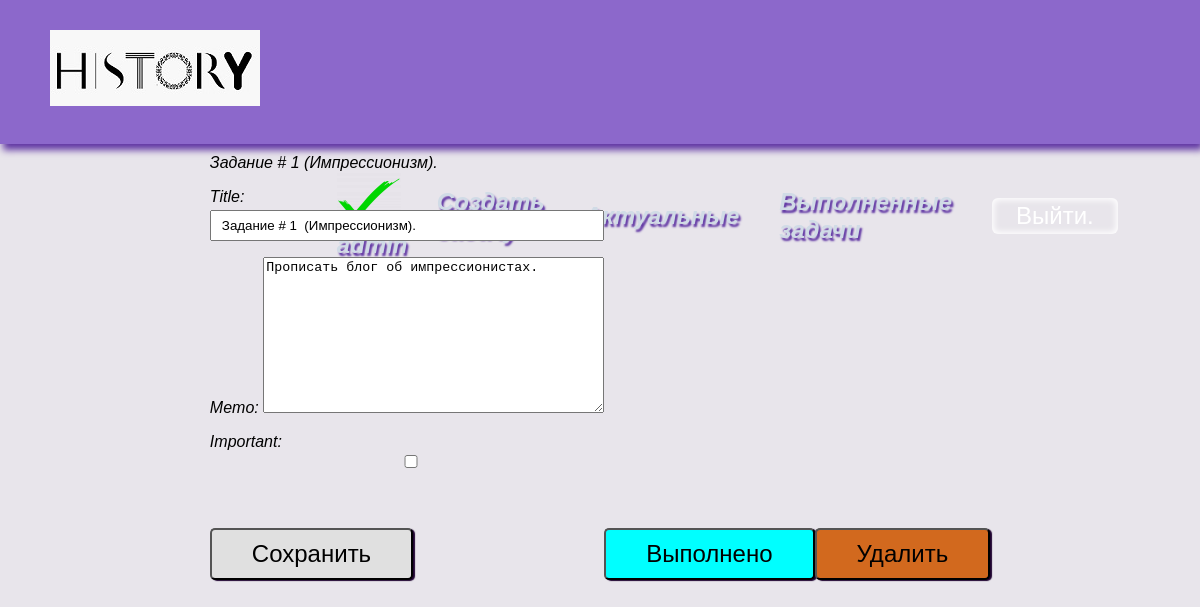
The app's page /team/1 (signed in) with its own data.
### team/models.py (models this page shows, shortened)
class Team(models.Model):
    title = models.CharField(max_length=100)
    memo = models.TextField(blank=True)
    created = models.DateTimeField(auto_now_add=True)
    date_completed = models.DateTimeField(null=True, blank=True)
    important = models.BooleanField(default = False)
    user = models.ForeignKey(User, on_delete=models.CASCADE)

### team/views.py (the view, shortened to what this page needs)
# urls.py: path('team/<int:team_pk>', views_team.viewteam, name ='viewteam'),
@login_required
def viewteam(request, team_pk):
    team = get_object_or_404(Team, pk=team_pk)
    if request.method == "GET":
        form = TeamForm(instance = team)
        return render(request, 'team/viewteam.html', {'team': team, 'form': form})

### team/forms.py
class TeamForm(ModelForm):
    class Meta:
        model = Team
        fields = ['title', 'memo', 'important']

### team/templates/team/viewteam.html (shortened to what this page needs)
{%  extends 'team/base.html'  %}
{% load static %}
{%  block content  %}
        {{ team.title }}
<div class ='but'>
        <form  method ="POST">
            {{ form.as_p }}
            <button class ='btn'> Сохранить </button>
        </form>
<form action="{% url 'completeteam' team.id %}"  method="POST">
    <button class='btn good' > Выполнено </button>
</form>
<form action="{% url 'deleteteam' team.id %}"  method="POST">
    <button class='btn remove' > Удалить </button>
</form>
</div>
{% endblock %}

### team/templates/team/base.html (shortened to what this page needs)
{% load static %}
<!DOCTYPE html>
<html lang="en">
<head>
    <link rel="stylesheet" href="{% static 'css/ustyleone.css' %}">
</head>
<body>
{% if user.is_authenticated  %}
<div class="menu">
    <div class="wrap">
        <div class="">
            <a href =' {%  url "index" %}'>
                <img src='{% static "sorting/logo_history.jpg" %}' alt ="">
            </a>
        </div>
        <ul>
            <li class="logo" id='user'><a href=""><img class='lll' src='{% static "sorting/zg.png" %}' alt =""> {{ user.username }} </a></li>
            <li><a href ='{% url "createteam" %}'> Создать задачу </a></li>
            <li><a href="{% url 'currentteam' %}"> Актуальные   </a></li>
            <li><a href="{% url 'completedteam' %}"> Выполненные задачи </a></li>
            <li>
                <form action="{% url 'logoutuser' %}" method="post">
                    <button class = 'top'> Выйти. </button>
                </form>
            </li>
        </ul>
    </div>
</div>
{% endif %}
    <div class='wrap'>
         {%  block content  %}
         {% endblock %}
    </div>
</body>
</html>

### sorting/static/css/ustyleone.css (style rules this page uses)
.logo { max-width: 60px; }
.btn { background: #e0e0e0; color: #000000; box-shadow: 2px 1px 1px #1f0330; border-radius: 5px; }
button { border-radius: 6px; box-shadow: inset 0 0 6px 2px #FFF; padding: 10px 40px; margin-top: 40px; font-size: 24px; cursor: pointer; }
body { min-height: 100vh; display: flex; flex-direction: column; padding: 0; margin: 0; background: #e8e5eb; font-family: 'Franklin Gothic Medium', 'Arial Narrow', Arial, sans-serif; font-style: italic; }
.menu { color: #3a1577; font-size: x-large; text-shadow: 1px 1px 2px rgb(207, 219, 192); box-sizing: border-box; background-color: #8c68cb; padding: 20px 20px 60px; box-shadow: 3px 6px 7px #6036a3; max-height: 3.8cm; justify-content: space-between; }
.menu .wrap { display: flex; flex-wrap:wrap; justify-content: space-between; align-items: center; gap: 40px; }
.wrap { max-width: 1200px; margin: 0 auto; padding: 10px 30px; box-sizing: border-box; }
ul { list-style: none; padding: 0; }
.menu ul { justify-content: space-between; display: flex; align-items: center; font-size: 20px; padding: 0; }
.menu li { margin-left: 40px; }
.menu .logo { margin-left: 30%; color: aliceblue; }
.menu a { color: rgb(208, 219, 230); font-weight: bold; font-size: larger; text-decoration: none; text-shadow: 2px 3px 2px #6036a3; }
input { width: 100%; padding: 6px 10px; box-sizing: border-box; margin-top: 4px; }
.top { padding: 4px 24px; margin-top: 0; background: transparent; border: none; color: #FFF; }
.but { display: flex; align-items: flex-end; }
.good { background-color:aqua; }
.remove { background-color: chocolate; }
#user { color: #3a1577; }

### records on screen
Team: title "Задание # 1 (Импрессионизм).", memo "Прописать блог об импрессионистах."

### other values on screen
{{ user.username }} "admin"
